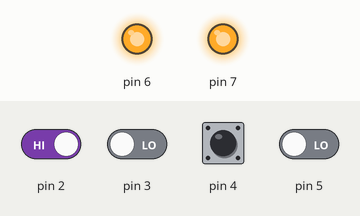
Simulated run of this sketch. Board: Arduino Uno, built with avr-gcc and run on an emulated ATmega328P. Shown: output pins drawn as LEDs (lit = HIGH). The test bench sets the inputs (shaded band); at power-on: pin 2, pin 4 HIGH, pin 3, pin 5 LOW.

Above: at 1.2 s.
1.3 s: pin 3 driven HIGH
At 2.4 s:
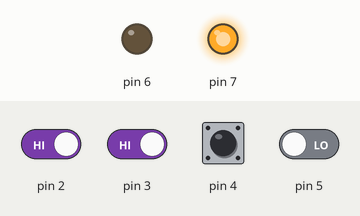
2.8 s: pin 5 driven HIGH
At 3.5 s:
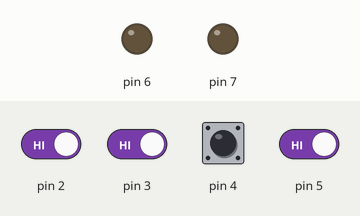
4.3 s: pin 2 driven LOW
At 4.6 s:
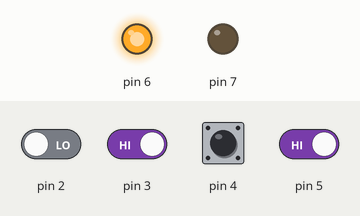
5.8 s: pin 2 driven HIGH
At 7.0 s:
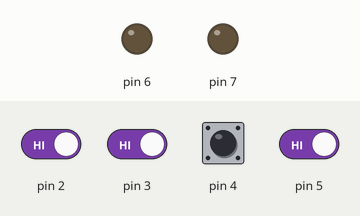
7.3 s: pin 3 driven LOW
At 8.1 s:
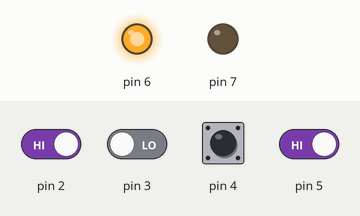
Timing chart, 0 to 9.8 s (numbered marks = the images above; inputs shaded):
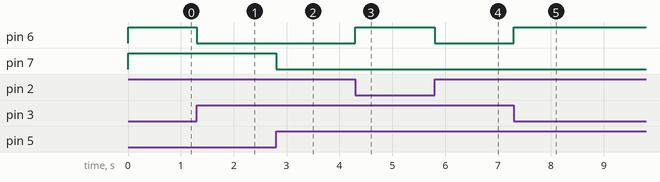

The sketch:

test.ino
```cpp
void setup() {
    pinMode(2, INPUT);
    pinMode(3, INPUT);
    pinMode(4, INPUT);
    pinMode(5, INPUT);
    pinMode(6, OUTPUT);
    pinMode(7, OUTPUT);
}

void loop() {
    if (!digitalRead(2) || !digitalRead(3)) digitalWrite(6, HIGH);
    else digitalWrite(6, LOW);
    if (!digitalRead(4) || !digitalRead(5)) digitalWrite(7, HIGH);
    else digitalWrite(7, LOW);
}
```

Measured:
- after the input at 1.3 s, pin 6: HIGH → LOW at once
- after the input at 2.8 s, pin 7: HIGH → LOW at once
- after the input at 4.3 s, pin 6: LOW → HIGH at once
- after the input at 5.8 s, pin 6: HIGH → LOW at once
- after the input at 7.3 s, pin 6: LOW → HIGH at once
